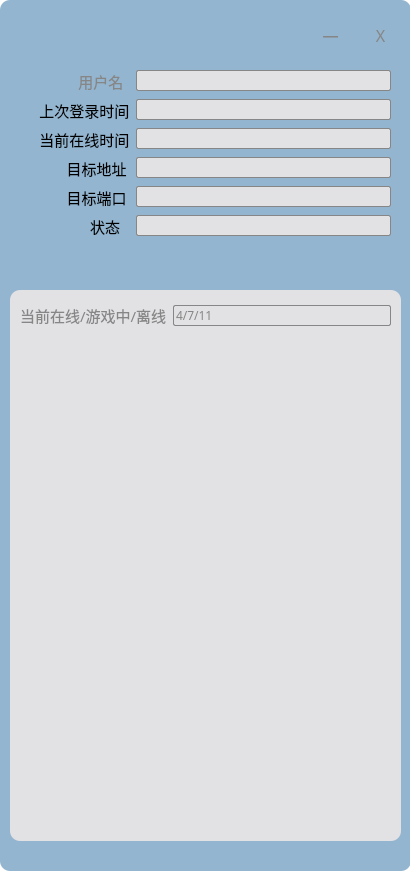
<?xml version="1.0" encoding="UTF-8"?>
<ui version="4.0">
 <class>FriendList</class>
 <widget class="QWidget" name="FriendList">
  <property name="geometry">
   <rect>
    <x>0</x>
    <y>0</y>
    <width>410</width>
    <height>871</height>
   </rect>
  </property>
  <property name="windowTitle">
   <string>Form</string>
  </property>
  <property name="styleSheet">
   <string notr="true">background-color: rgb(255, 255, 255,0%)</string>
  </property>
  <widget class="QWidget" name="widget" native="true">
   <property name="geometry">
    <rect>
     <x>0</x>
     <y>0</y>
     <width>411</width>
     <height>871</height>
    </rect>
   </property>
   <property name="styleSheet">
    <string notr="true">background-color: rgb(147,181,207);
border-radius: 10px;</string>
   </property>
   <widget class="QLabel" name="label_top">
    <property name="geometry">
     <rect>
      <x>10</x>
      <y>20</y>
      <width>301</width>
      <height>31</height>
     </rect>
    </property>
    <property name="text">
     <string/>
    </property>
   </widget>
   <widget class="QLabel" name="label_min">
    <property name="geometry">
     <rect>
      <x>310</x>
      <y>10</y>
      <width>41</width>
      <height>51</height>
     </rect>
    </property>
    <property name="font">
     <font>
      <family>Adobe 黑体 Std R</family>
      <pointsize>12</pointsize>
      <weight>50</weight>
      <italic>false</italic>
      <bold>false</bold>
     </font>
    </property>
    <property name="styleSheet">
     <string notr="true">QLabel{
   color:rgb(134, 134, 134);
	font: 12pt &quot;Adobe 黑体 Std R&quot;;
}
QLabel:hover{
   background-color:rgb(58,149,222);
   color:white;

}</string>
    </property>
    <property name="text">
     <string>一</string>
    </property>
    <property name="alignment">
     <set>Qt::AlignCenter</set>
    </property>
   </widget>
   <widget class="QLabel" name="label_close">
    <property name="geometry">
     <rect>
      <x>360</x>
      <y>10</y>
      <width>41</width>
      <height>51</height>
     </rect>
    </property>
    <property name="font">
     <font>
      <family>Adobe 黑体 Std R</family>
      <pointsize>12</pointsize>
      <weight>50</weight>
      <italic>false</italic>
      <bold>false</bold>
     </font>
    </property>
    <property name="styleSheet">
     <string notr="true">QLabel{
   color:rgb(134, 134, 134);
	font: 12pt &quot;Adobe 黑体 Std R&quot;;
}
QLabel:hover{
  background-color:rgb(212, 64, 39);
  color:rgb(255, 255, 255);
}</string>
    </property>
    <property name="text">
     <string>X</string>
    </property>
    <property name="alignment">
     <set>Qt::AlignCenter</set>
    </property>
   </widget>
   <widget class="QGroupBox" name="groupBox">
    <property name="geometry">
     <rect>
      <x>10</x>
      <y>60</y>
      <width>391</width>
      <height>211</height>
     </rect>
    </property>
    <property name="styleSheet">
     <string notr="true">background-color:  rgb(226,225,228);
QLineEdit{

background:rgb(226,225,228);
border: 1px solid rgb(134, 134, 134);
border-radius:2px;
	color: rgb(134, 134, 134)
}</string>
    </property>
    <property name="title">
     <string/>
    </property>
    <widget class="QWidget" name="formLayoutWidget">
     <property name="geometry">
      <rect>
       <x>10</x>
       <y>10</y>
       <width>371</width>
       <height>191</height>
      </rect>
     </property>
     <layout class="QFormLayout" name="formLayout">
      <item row="0" column="0">
       <widget class="QLabel" name="label_6">
        <property name="font">
         <font>
          <family>微软雅黑 Light</family>
          <pointsize>11</pointsize>
          <weight>3</weight>
          <italic>false</italic>
          <bold>false</bold>
         </font>
        </property>
        <property name="styleSheet">
         <string notr="true">QLabel{
font: 25 11pt &quot;微软雅黑 Light&quot;;
  background-color:rgb(0,0,0,0%);
color:rgb(134, 134, 134);
}
QLabel:hover{
  background-color:rgb(0,0,0,0%);
}</string>
        </property>
        <property name="text">
         <string>               用户名</string>
        </property>
       </widget>
      </item>
      <item row="0" column="1">
       <widget class="QLineEdit" name="lineEdit_4">
        <property name="font">
         <font>
          <family>微软雅黑</family>
         </font>
        </property>
        <property name="styleSheet">
         <string notr="true">QLineEdit{

background:rgb(226,225,228);
border: 1px solid rgb(134, 134, 134);
border-radius:2px;
	color: rgb(134, 134, 134)
}</string>
        </property>
        <property name="text">
         <string/>
        </property>
        <property name="readOnly">
         <bool>true</bool>
        </property>
       </widget>
      </item>
      <item row="1" column="0">
       <widget class="QLabel" name="label_7">
        <property name="font">
         <font>
          <family>微软雅黑 Light</family>
          <pointsize>11</pointsize>
          <weight>3</weight>
          <italic>false</italic>
          <bold>false</bold>
         </font>
        </property>
        <property name="styleSheet">
         <string notr="true">QLabel{
font: 25 11pt &quot;微软雅黑 Light&quot;;
  background-color:rgb(0,0,0,0%);
color:rgbrgbrgb(134, 134, 134);
}
QLabel:hover{
  background-color:rgb(0,0,0,0%);
}</string>
        </property>
        <property name="text">
         <string>     上次登录时间</string>
        </property>
       </widget>
      </item>
      <item row="1" column="1">
       <widget class="QLineEdit" name="lineEdit">
        <property name="font">
         <font>
          <family>微软雅黑</family>
         </font>
        </property>
        <property name="styleSheet">
         <string notr="true">QLineEdit{

background:rgb(226,225,228);
border: 1px solid rgb(134, 134, 134);
border-radius:2px;
	color: rgb(134, 134, 134)
}</string>
        </property>
        <property name="text">
         <string/>
        </property>
        <property name="readOnly">
         <bool>true</bool>
        </property>
       </widget>
      </item>
      <item row="2" column="0">
       <widget class="QLabel" name="label_11">
        <property name="font">
         <font>
          <family>微软雅黑 Light</family>
          <pointsize>11</pointsize>
          <weight>3</weight>
          <italic>false</italic>
          <bold>false</bold>
         </font>
        </property>
        <property name="styleSheet">
         <string notr="true">QLabel{
font: 25 11pt &quot;微软雅黑 Light&quot;;
  background-color:rgb(0,0,0,0%);
color:rgbrgbrgb(134, 134, 134);
}
QLabel:hover{
  background-color:rgb(0,0,0,0%);
}</string>
        </property>
        <property name="text">
         <string>     当前在线时间</string>
        </property>
       </widget>
      </item>
      <item row="2" column="1">
       <widget class="QLineEdit" name="lineEdit_3">
        <property name="font">
         <font>
          <family>微软雅黑</family>
         </font>
        </property>
        <property name="styleSheet">
         <string notr="true">QLineEdit{

background:rgb(226,225,228);
border: 1px solid rgb(134, 134, 134);
border-radius:2px;
	color: rgb(134, 134, 134)
}</string>
        </property>
        <property name="text">
         <string/>
        </property>
        <property name="readOnly">
         <bool>true</bool>
        </property>
       </widget>
      </item>
      <item row="3" column="0">
       <widget class="QLabel" name="label_14">
        <property name="font">
         <font>
          <family>微软雅黑 Light</family>
          <pointsize>11</pointsize>
          <weight>3</weight>
          <italic>false</italic>
          <bold>false</bold>
         </font>
        </property>
        <property name="styleSheet">
         <string notr="true">QLabel{
font: 25 11pt &quot;微软雅黑 Light&quot;;
  background-color:rgb(0,0,0,0%);
color:rgbrgbrgb(134, 134, 134);
}
QLabel:hover{
  background-color:rgb(0,0,0,0%);
}</string>
        </property>
        <property name="text">
         <string>            目标地址</string>
        </property>
       </widget>
      </item>
      <item row="3" column="1">
       <widget class="QLineEdit" name="lineEdit_2">
        <property name="font">
         <font>
          <family>微软雅黑</family>
         </font>
        </property>
        <property name="styleSheet">
         <string notr="true">QLineEdit{

background:rgb(226,225,228);
border: 1px solid rgb(134, 134, 134);
border-radius:2px;
	color: rgb(134, 134, 134)
}</string>
        </property>
        <property name="text">
         <string/>
        </property>
        <property name="readOnly">
         <bool>true</bool>
        </property>
       </widget>
      </item>
      <item row="4" column="0">
       <widget class="QLabel" name="label_15">
        <property name="font">
         <font>
          <family>微软雅黑 Light</family>
          <pointsize>11</pointsize>
          <weight>3</weight>
          <italic>false</italic>
          <bold>false</bold>
         </font>
        </property>
        <property name="styleSheet">
         <string notr="true">QLabel{
font: 25 11pt &quot;微软雅黑 Light&quot;;
  background-color:rgb(0,0,0,0%);
color:rgbrgbrgb(134, 134, 134);
}
QLabel:hover{
  background-color:rgb(0,0,0,0%);
}</string>
        </property>
        <property name="text">
         <string>            目标端口</string>
        </property>
       </widget>
      </item>
      <item row="4" column="1">
       <widget class="QLineEdit" name="lineEdit_5">
        <property name="font">
         <font>
          <family>微软雅黑</family>
         </font>
        </property>
        <property name="styleSheet">
         <string notr="true">QLineEdit{

background:rgb(226,225,228);
border: 1px solid rgb(134, 134, 134);
border-radius:2px;
	color: rgb(134, 134, 134)
}</string>
        </property>
        <property name="text">
         <string/>
        </property>
        <property name="readOnly">
         <bool>true</bool>
        </property>
       </widget>
      </item>
      <item row="5" column="0">
       <widget class="QLabel" name="label_16">
        <property name="font">
         <font>
          <family>微软雅黑 Light</family>
          <pointsize>11</pointsize>
          <weight>3</weight>
          <italic>false</italic>
          <bold>false</bold>
         </font>
        </property>
        <property name="styleSheet">
         <string notr="true">QLabel{
font: 25 11pt &quot;微软雅黑 Light&quot;;
  background-color:rgb(0,0,0,0%);
color:rgbrgbrgb(134, 134, 134);
}
QLabel:hover{
  background-color:rgb(0,0,0,0%);
}</string>
        </property>
        <property name="text">
         <string>                  状态</string>
        </property>
       </widget>
      </item>
      <item row="5" column="1">
       <widget class="QLineEdit" name="lineEdit_6">
        <property name="font">
         <font>
          <family>微软雅黑</family>
         </font>
        </property>
        <property name="styleSheet">
         <string notr="true">QLineEdit{

background:rgb(226,225,228);
border: 1px solid rgb(134, 134, 134);
border-radius:2px;
	color: rgb(134, 134, 134)
}</string>
        </property>
        <property name="text">
         <string/>
        </property>
        <property name="readOnly">
         <bool>true</bool>
        </property>
       </widget>
      </item>
     </layout>
    </widget>
   </widget>
   <widget class="QGroupBox" name="groupBox_3">
    <property name="geometry">
     <rect>
      <x>10</x>
      <y>290</y>
      <width>391</width>
      <height>551</height>
     </rect>
    </property>
    <property name="styleSheet">
     <string notr="true">background-color: rgb(226,225,228);
</string>
    </property>
    <property name="title">
     <string/>
    </property>
    <widget class="QListWidget" name="listWidget">
     <property name="geometry">
      <rect>
       <x>15</x>
       <y>51</y>
       <width>371</width>
       <height>461</height>
      </rect>
     </property>
     <property name="styleSheet">
      <string notr="true">QListWidget
{
background: rgb(226,225,228);; border: 0px;
}
QScrollBar:vertical
{
background: rgb(226,225,228);
width:8px;
}
QScrollBar::handle:vertical
{
background: rgb(186,204,217	);
border-radius: 4px;
border: none;
min-height: 20px;
}
QScrollBar::handle:vertical:hover
{
background: rgb(128,128,128);
border: none;
min-height: 20px;
}
QScrollBar::sub-line:vertical{border: none;}
QScrollBar::add-line:vertical{border: none;}</string>
     </property>
    </widget>
    <widget class="QWidget" name="horizontalLayoutWidget">
     <property name="geometry">
      <rect>
       <x>10</x>
       <y>10</y>
       <width>371</width>
       <height>31</height>
      </rect>
     </property>
     <layout class="QHBoxLayout" name="horizontalLayout">
      <item>
       <widget class="QLabel" name="label_8">
        <property name="font">
         <font>
          <family>微软雅黑 Light</family>
          <pointsize>11</pointsize>
          <weight>3</weight>
          <italic>false</italic>
          <bold>false</bold>
         </font>
        </property>
        <property name="styleSheet">
         <string notr="true">QLabel{
font: 25 11pt &quot;微软雅黑 Light&quot;;
  background-color:rgb(0,0,0,0%);
color:rgb(134, 134, 134);
}
QLabel:hover{
  background-color:rgb(0,0,0,0%);
}</string>
        </property>
        <property name="text">
         <string>当前在线/游戏中/离线</string>
        </property>
       </widget>
      </item>
      <item>
       <widget class="QLineEdit" name="lineEdit_7">
        <property name="font">
         <font>
          <family>微软雅黑</family>
         </font>
        </property>
        <property name="styleSheet">
         <string notr="true">QLineEdit{

background:rgb(226,225,228);
border: 1px solid rgb(134, 134, 134);
border-radius:2px;
	color: rgb(134, 134, 134)
}</string>
        </property>
        <property name="text">
         <string>4/7/11</string>
        </property>
        <property name="readOnly">
         <bool>true</bool>
        </property>
       </widget>
      </item>
     </layout>
    </widget>
   </widget>
  </widget>
 </widget>
 <resources/>
 <connections/>
</ui>
